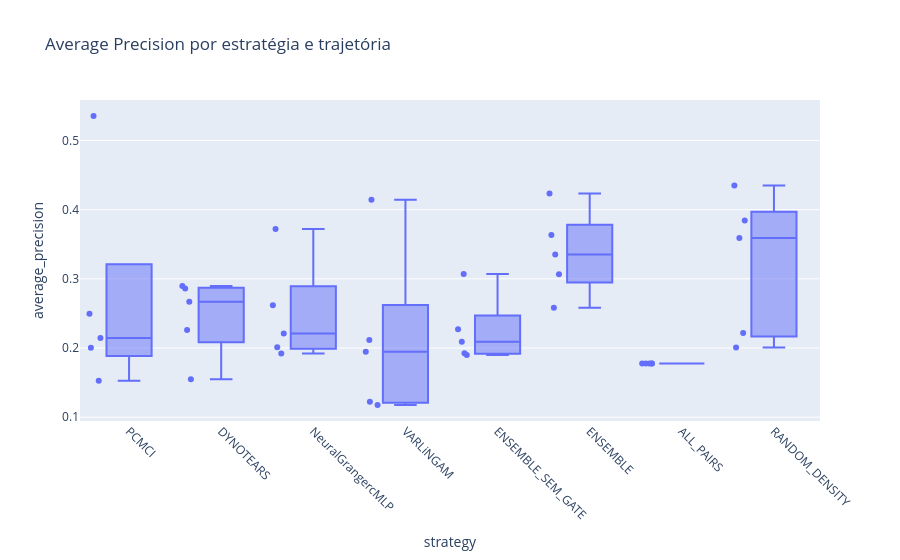

The cell this chart's notebook holds for it:
### Markdown cell above
## 5. Resultados descritivos

A tabela resume desempenho e custo. `ALL_PAIRS` e `RANDOM_DENSITY` são controles: o primeiro prevê todos os pares; o segundo conhece apenas a densidade verdadeira, não quais pares são verdadeiros.

### Code cell
if metrics_results.empty:
    if not failure_results.empty:
        display(failure_results)
        raise RuntimeError(
            "Nenhum resultado disponível. As causas reais estão na tabela acima. "
            "Reexecute as seções 1 a 4; RETRY_FAILURES=True refará as trajetórias."
        )
    raise RuntimeError("Nenhum resultado disponível. Execute primeiro a seção 4.")

summary_columns = [
    "average_precision", "roc_auc", "precision", "recall",
    "f1_score", "structural_hamming_distance", "runtime_seconds",
]
descriptive = metrics_results.groupby("strategy")[summary_columns].agg(["mean", "std", "median"])
display(descriptive.round(3))

combination_frequency = (
    selection_results["best_combination"].value_counts().rename_axis("combination")
    .reset_index(name="trajectories")
) if not selection_results.empty else pd.DataFrame()
display(combination_frequency)

if not selection_results.empty and "adaptive_weights" in selection_results:
    adaptive_weight_history = pd.json_normalize(
        selection_results["adaptive_weights"].map(json.loads)
    )
    adaptive_weight_history.index = selection_results["trajectory_index"].astype(int)
    adaptive_weight_history.index.name = "trajectory_index"
    print("Pesos adaptativos por trajetória:")
    display(adaptive_weight_history.round(3))

if not selection_results.empty and "method_redundancy" in selection_results:
        history = pd.json_normalize(
            selection_results["method_redundancy"].map(json.loads)
        )
        history.index = selection_results["trajectory_index"].astype(int)
        history.index.name = "trajectory_index"
        print("Redundância estrutural por método:")
        display(history.round(3))

if not selection_results.empty and "dominant_method_counts" in selection_results:
    dominant_method_history = pd.json_normalize(
        selection_results["dominant_method_counts"].map(json.loads)
    ).fillna(0).astype(int)
    dominant_method_history.index = selection_results["trajectory_index"].astype(int)
    dominant_method_history.index.name = "trajectory_index"
    print("Quantidade de arestas em que cada método foi o especialista local:")
    display(dominant_method_history)

figure = px.box(
    metrics_results, x="strategy", y="average_precision", points="all",
    title="Average Precision por estratégia e trajetória",
)
figure.update_xaxes(tickangle=45)
figure.show()

### Figure 1 — Plotly figure (JSON) as saved in the notebook; plotly's stock layout.template omitted (floating-point values rounded to 4 significant figures)
{"data": [{"alignmentgroup": "True", "boxpoints": "all", "hovertemplate": "strategy=%{x}<br>average_precision=%{y}<extra></extra>", "legendgroup": "", "marker": {"color": "#636efa"}, "name": "", "notched": false, "offsetgroup": "", "orientation": "v", "showlegend": false, "type": "box", "x": ["PCMCI", "DYNOTEARS", "NeuralGrangercMLP", "VARLiNGAM", "ENSEMBLE_SEM_GATE", "ENSEMBLE", "ALL_PAIRS", "RANDOM_DENSITY", "PCMCI", "DYNOTEARS", "NeuralGrangercMLP", "VARLiNGAM", "ENSEMBLE_SEM_GATE", "ENSEMBLE", "ALL_PAIRS", "RANDOM_DENSITY", "PCMCI", "DYNOTEARS", "NeuralGrangercMLP", "VARLiNGAM", "ENSEMBLE_SEM_GATE", "ENSEMBLE", "ALL_PAIRS", "RANDOM_DENSITY", "PCMCI", "DYNOTEARS", "NeuralGrangercMLP", "VARLiNGAM", "ENSEMBLE_SEM_GATE", "ENSEMBLE", "ALL_PAIRS", "RANDOM_DENSITY", "PCMCI", "DYNOTEARS", "NeuralGrangercMLP", "VARLiNGAM", "ENSEMBLE_SEM_GATE", "ENSEMBLE", "ALL_PAIRS", "RANDOM_DENSITY"], "x0": " ", "xaxis": "x", "y": [0.1527, 0.1547, 0.2619, 0.2114, 0.2273, 0.3633, 0.1778, 0.3845, 0.5353, 0.286, 0.3721, 0.4142, 0.3069, 0.4234, 0.1778, 0.3591, 0.2145, 0.2668, 0.2209, 0.1177, 0.1923, 0.3351, 0.1778, 0.2008, 0.2003, 0.226, 0.192, 0.1222, 0.19, 0.3066, 0.1778, 0.4349, 0.2496, 0.2898, 0.2012, 0.1948, 0.2089, 0.2583, 0.1778, 0.2217], "y0": " ", "yaxis": "y"}], "layout": {"boxmode": "group", "legend": {"tracegroupgap": 0}, "title": {"text": "Average Precision por estratégia e trajetória"}, "xaxis": {"anchor": "y", "domain": [0.0, 1.0], "tickangle": 45, "title": {"text": "strategy"}}, "yaxis": {"anchor": "x", "domain": [0.0, 1.0], "title": {"text": "average_precision"}}}}
